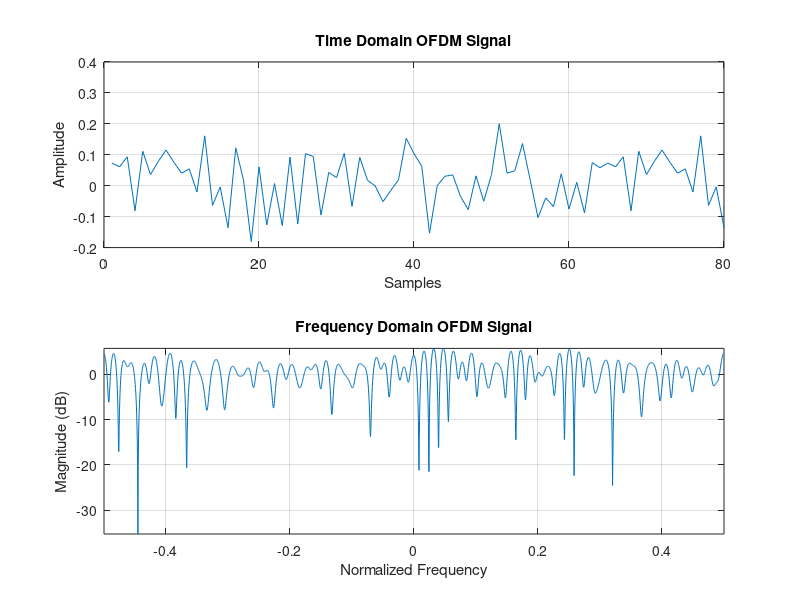

This figure's MATLAB source: (Note: this script raises an error after producing the figure.)
%%expt7_part_2_time_and_freq_domain_resp_ofdm_system
%%TIME AND FREQ. DOMAIN RESPONSE

clc;
clear all;
N = 64;              % Number of subcarriers
M = 16;              % Modulation order (QPSK)
cpLen = 16;         % Length of cyclic prefix
numSymbols = 1;     % Number of OFDM symbols (for visualization)
snr = 20;           % Signal-to-noise ratio in dB

% Generate random data
data = randi([0 M-1], numSymbols * N, 1); % Random data

% QPSK modulation
modData = pskmod(data, M, pi/4); % Modulate using QPSK

% OFDM Modulation
ofdmSymbols = reshape(modData, N, numSymbols); % Reshape data
ifftData = ifft(ofdmSymbols, N);               % IFFT
cyclicPrefix = ifftData(end-cpLen+1:end, :);  % Generate cyclic prefix
ofdmSignal = [cyclicPrefix; ifftData];         % Add cyclic prefix

% Time Domain Response
figure;
subplot(2,1,1);
plot(real(ofdmSignal)); % Plot real part of the OFDM signal
title('Time Domain OFDM Signal');
xlabel('Samples');
ylabel('Amplitude');
grid on;

% Frequency Domain Response
frequencySpectrum = fft(ofdmSignal, 2048); % FFT of the OFDM signal
f = linspace(-0.5, 0.5, length(frequencySpectrum)); % Frequency axis
magnitudeSpectrum = abs(fftshift(frequencySpectrum)); % Shift zero frequency component to center

subplot(2,1,2);
plot(f, 20*log10(magnitudeSpectrum)); % Plot magnitude spectrum in dB
title('Frequency Domain OFDM Signal');
xlabel('Normalized Frequency');
ylabel('Magnitude (dB)');
grid on;
axis tight;

% Show the figure
sgtitle('OFDM Modulation: Time and Frequency Domain Responses');